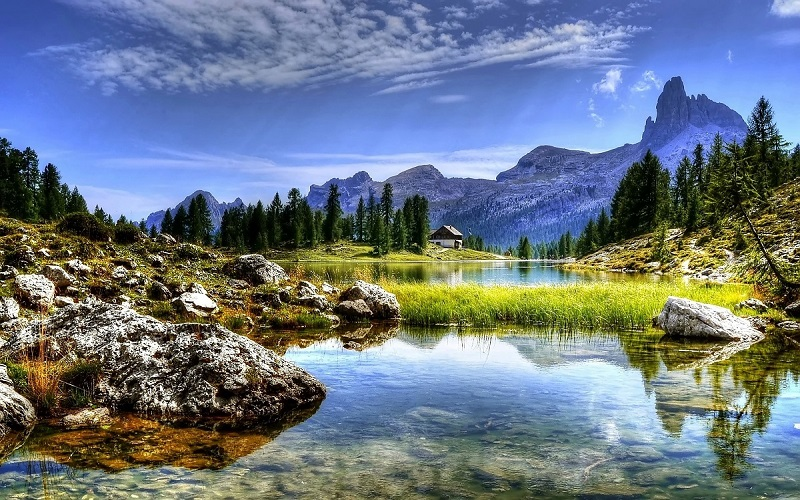
#> input picture 디지털영상처리/week13/data/landscape_2.jpg, 800 x 500 px
$ python 2_1_k_means_color_quantization.py
#> lines starting #> are read from the running program, lines starting #| are printed output that depends on the picture
"""
K-means clustering algorithm applied to color quantization

k-means clustering은 지정된 K개의 그룹으로 나누기 때문에 24비트 칼라를 K개로 그룹핑할 수 있다.

"""

# Import required packages:
import numpy as np
import cv2
from matplotlib import pyplot as plt
import time

path = '../data/'
f_name = 'landscape_2.jpg'
#f_name = 'bts3.jpg'
full_name = path + f_name


def show_img_with_matplotlib(color_img, title, pos):
    """Shows an image using matplotlib capabilities"""

    # Convert BGR image to RGB
    img_RGB = color_img[:, :, ::-1]

    ax = plt.subplot(2, 3, pos)
    plt.imshow(img_RGB)
    plt.title(title)
    plt.axis('off')


def color_quantization(image, k):
    """Performs color quantization using K-means clustering algorithm"""
    # Transform image into 'data':

    # 문제의 올바른 접근을 검토해 보자:
    # 1) RGB 3채널별로 K개의 칼라 군집화를 하는 것이 맞을까?
    # 2) 아니면 화면 전체의 색상에 대해 K 군집화를 하는 것이 맞을까?
    # -> 1은 사실상 Kx3개로 클러스링이 이루어지는 것이고, 색상의 부조화가 일어날 가능성 있다.
    #    마치 컬러히스토그램 평활화에서 채널별로 평활화를 하면 안되는 것처럼..
    # -> 2의 방법이 옳다. 가로x세로의 화소에 대해 3개 채널의 중심점을 K개 찾아내는 것이 맞다.
    #
    # 영상 데이터를 (가로x세로, 3)의 2차원 배열을 가진 데이터 형태로 나열하여 입력한다.
    # 마치 (x,y) 좌표로 주어진 샘플들의 군집화를 행하는 것처럼
    # 샘플 갯수 x 3채널 상의 데이터 군집화 문제를 해결하는 것이다.
    #
    # kmeans() 함수를 통해 군집화를 행하고,
    # center.shape=(k, 3)를 반환받는다. RGB의 중점으로 반환한다.
    # labels.shape=(가로x세로, 1)의 배열로 반환된다. 각 원소에는 센터의 인덱스 번호가 int32 자료로 담겨있다.
    # 라벨에서 지정하는 정보를 센터에 대한 인덱스로 활용하여, 대표 색상을을 알아내고 해당 화소의 RGB를 바꾼다.
    # 레이블의 한 원소가 3채널로 구성된 centers(사실상 팔레트)의 주소를 indexing하여 컬러값을 받아,
    # 그 레이블에 해당하는 화소의 RGB를 바꾼다.
    #
    # k=256이면, 24비트를 8비트로 줄인 효과를 얻을 수 있다.
    data = np.float32(image).reshape((-1, 3))   # 맨 뒤자리 차원 3은 고정하고 나머지는 정리하여 화솟수x3채널 자료로 만든다.
    print(f'\nk={k}: data.shape={data.shape}')       # data.shape=(400000, 3). 영상크기(가로x세로) x 3채널

    # Define the algorithm termination criteria (the maximum number of iterations and/or the desired accuracy):
    # In this case the maximum number of iterations is set to 20 and epsilon = 1.0
    criteria = (cv2.TERM_CRITERIA_EPS + cv2.TERM_CRITERIA_MAX_ITER, 20, 1.0)

    s_time = time.time()
    # Apply K-means clustering algorithm:
    ret, label, center = cv2.kmeans(data, k, None, criteria, 10, cv2.KMEANS_RANDOM_CENTERS)
    print(f"label: type={type(label)}, shape={label.shape}, len={len(label)}")
    # label: type=<class 'numpy.ndarray'>, shape=(400000, 1), len=400000
    print(f"center: shape={center.shape}, dtype={center.dtype}")
    # K일 때 center: shape=(K, 3), dtype=float32

    e_time = time.time() - s_time

    # At this point we can make the image with k colors
    # 센터에는 K개의 군집을 대표하는 3채널 RGB 값이 들어 있다.
    # 센터의 자료형이 dtype=float32이므로 컬러값으로 쓰기 위해 uint8형의 바꾼다.
    center = np.uint8(center)   # k개의 센터를 확보함.

    # Replace pixel values with their center value:
    result = center[label.flatten()]

    # 영상과 같은 shape로 만든다.
    result = result.reshape(img.shape)

    # 원본과의 유사도를 나타내는 PSNR 품질을 확인한다.
    psnr = cv2.PSNR(image, result)
    print(f'k={k}: time={e_time:#.2f}, PSNR={psnr:#.2f}')
    return result


# Create the dimensions of the figure and set title:
fig = plt.figure(figsize=(12, 6))
plt.subplots_adjust(left=0.02, right=0.98, bottom=0.02, top=0.85)


plt.suptitle("Color quantization using K-means clustering algorithm", fontsize=14, fontweight='bold')
#fig.patch.set_facecolor('silver')

# Load BGR image:
img = cv2.imread(full_name)
#> img is the input picture: shape (500, 800, 3); mean B, G, R 132.5, 119.5, 106.8
show_img_with_matplotlib(img, "original image", 1)

# Apply color quantization:


# 화면 구성이 2x3이므로 원본 영상을 sub 화면 1번으로 하면 최대 5개의 K값을 리스트 자료에 설정할 수 있습니다.
for i, k in enumerate([8, 4]):          # 확인용으로 적절
#for i, k in enumerate([[2, 3, 4, 5, 6]):
#for i, k in enumerate([64, 32, 16, 8, 4]):  # 최대 5개
#for i, k in enumerate([32, 64, 128, 256]):  # 21초
    color_2 = color_quantization(img, k)
    show_img_with_matplotlib(color_2, f"color quantization (k = {k})", i+2)
#> this loop made 2 passes
#> (ret in color_quantization, psnr in color_quantization) on passes 1 to 2: (496637643.2, 21.96), (1.08e+09, 18.57)
#| label: type=<class 'numpy.ndarray'>, shape=(400000, 1), len=400000
#| k=8: time=2.49, PSNR=21.96
#| label: type=<class 'numpy.ndarray'>, shape=(400000, 1), len=400000
#| k=4: time=1.02, PSNR=18.57
#> pass 1, in color_quantization, `result = result.reshape(img.shape)`:
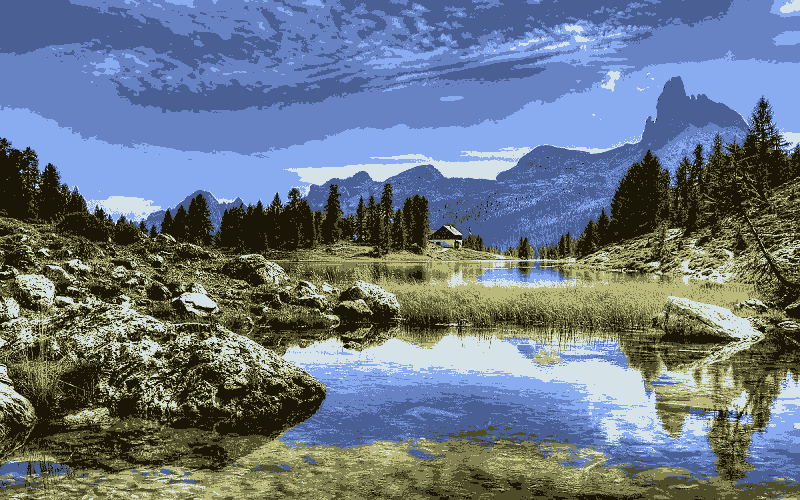
#> result: shape (500, 800, 3); mean B, G, R 132, 119, 106.4
#> pass 2, in color_quantization (call 2), `result = result.reshape(img.shape)`:
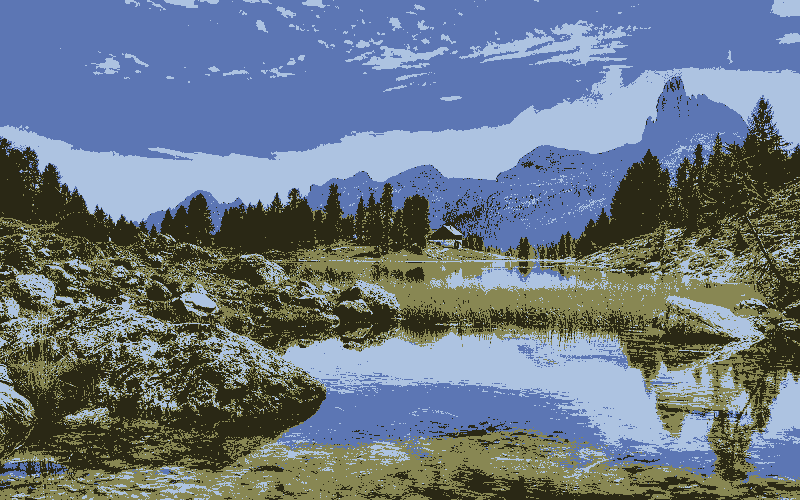
#> result: shape (500, 800, 3); mean B, G, R 132, 119.2, 106.3


# Show the Figure:
plt.show()
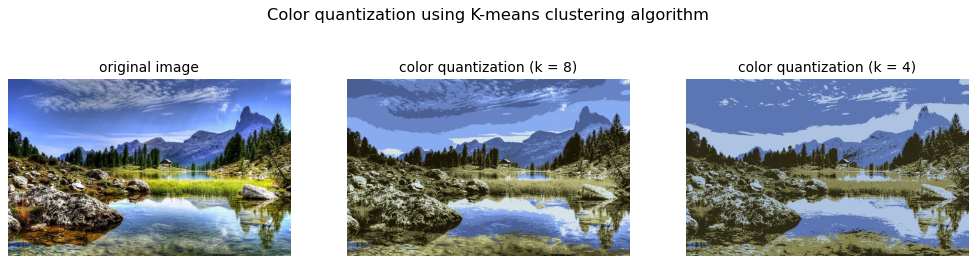
#> figure drawn by matplotlib, 3 panels


"""
기록 보관용
@@@@@@@@@@@@@@@@  과년도 과제     @@@@@@@@@@@@@@@@@@@@@@@@@@@@
1. 본 예제 프로그램에 대하여 제공되는 파일 Figure_bts2.png, Figure_sku1.png와 같은 내용이 출력되도록 프로그램을 수정하시오.
    1) 타이틀에는 k 값과 PSNR이 출력되어야 한다.
    2) 다음과 같은 정보가 파이썬 콘솔창에 출력되어야 한다.(k와 PSNR 정보가 어느 정도 유사하게 일치해야 할 것임. 시간은 다르겠지만...)
        k=2 | PSNR=16.12[dB] | time=  0.58[sec.]
        k=4 | PSNR=20.86[dB] | time=  1.01[sec.]
        k=8 | PSNR=24.31[dB] | time=  2.87[sec.]
        k=16 | PSNR=27.17[dB] | time=  5.46[sec.]
        k=32 | PSNR=29.76[dB] | time= 10.14[sec.]
        k=64 | PSNR=31.89[dB] | time= 19.62[sec.]
        k=128 | PSNR=33.57[dB] | time= 40.72[sec.]

2. K=256로 그룹핑한다면 모든 24비트 칼라를 8비트 칼라로 군집화하는 것이다.
   이 때는 (R, G, B)로 이루어진  256개의 중심 값을 cv2.kmeans() 함수가 centers 변수로 반환한다.
   PNG, BMP 파일은 파일 내부의 팔레트(palette) 헤더에 이 정보를 수록하고,
   화소값은 8비트만 기록하여 파일의 크기를 1/3로 줄일 수 있는 기능을 제공한다.
   1) 이 기능을 이용하여 K개로 줄인 색상을 PNG 파일 형식으로 저장하고,
   2) 다시 파일을 읽어 들어 24비트 원본 영상과 8비트로 줄인 영상의 화질을 PSNR 지표를 사용하여 비교하는 프로그램을 작성하시오.
   - 방법 제공되는 파일(Figure_bts2.png, Figure_sku1.png)의 내용과 같이 화면에 출력하면 됨.
   - 본 과정의 순조로운 프로그램을 위하여 몇 개의 선행 학습용 프로그램을 제공합니다..


"""

$ run again, with 디지털영상처리/week13/data/landscape_1.jpg copied over 디지털영상처리/week13/data/landscape_2.jpg
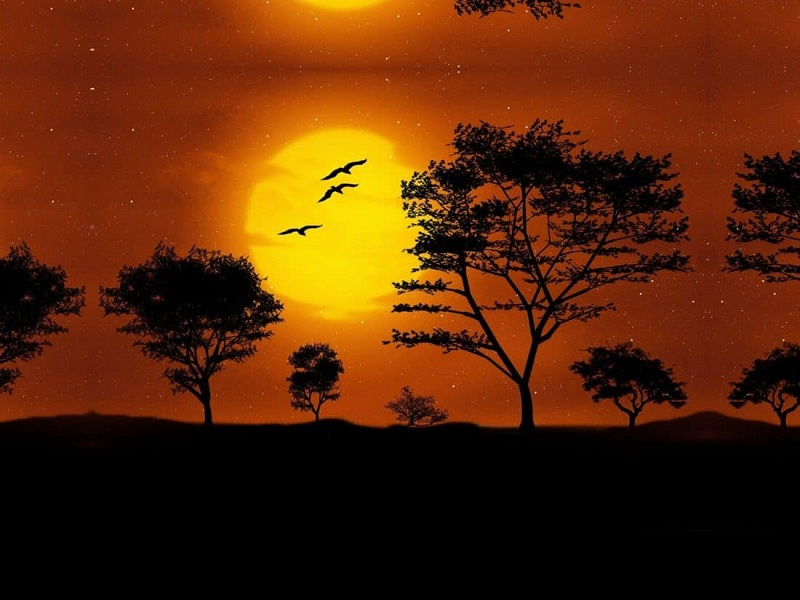
#> input picture 디지털영상처리/week13/data/landscape_1.jpg, 800 x 600 px
#> img is the input picture: shape (600, 800, 3); mean B, G, R 7, 39.4, 88.5
#> the loop `for i, k in enumerate([8, 4]):` made 2 passes
#> (ret in color_quantization, psnr in color_quantization) on pass 1: (93723231.7, 29.98)
#> (printed output is left out)
#> pass 2, in color_quantization (call 2), `result = result.reshape(img.shape)`:
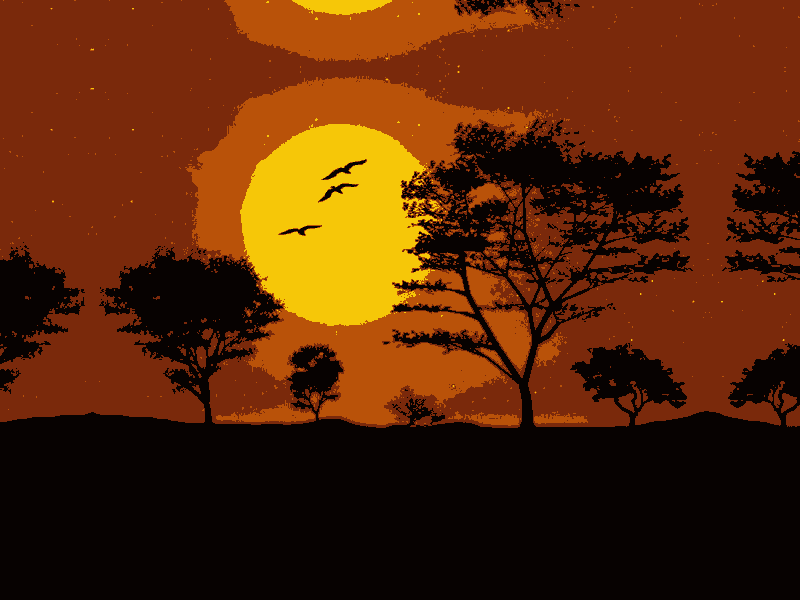
#> result: shape (600, 800, 3); mean B, G, R 6.4, 38.8, 88.1
#> `plt.show()`:
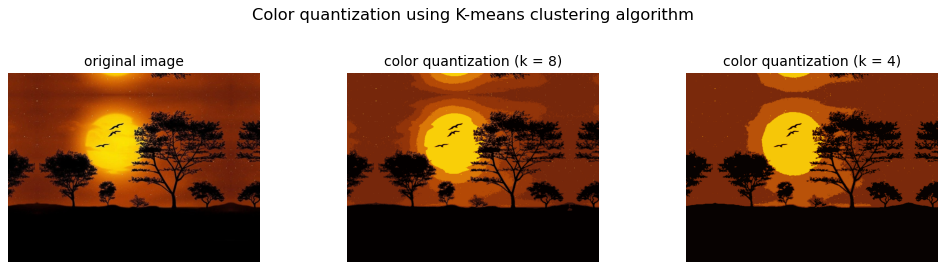
#> figure drawn by matplotlib, 3 panels

$ run again, with 디지털영상처리/week13/data/bts1.jpg copied over 디지털영상처리/week13/data/landscape_2.jpg
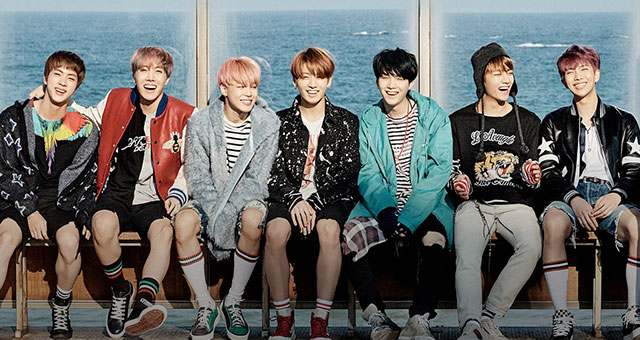
#> input picture 디지털영상처리/week13/data/bts1.jpg, 640 x 340 px
#> img is the input picture: shape (340, 640, 3); mean B, G, R 105.2, 106.4, 104.2
#> the loop `for i, k in enumerate([8, 4]):` made 2 passes
#> (ret in color_quantization, psnr in color_quantization) on passes 1 to 2: (172963046.2, 23.89), (345866201, 20.89)
#> (printed output is left out)
#> pass 1, in color_quantization, `result = result.reshape(img.shape)`:
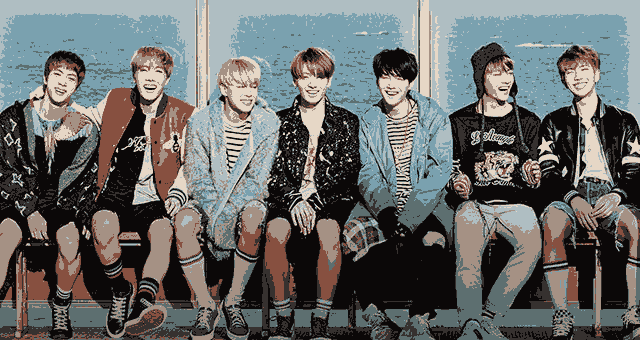
#> result: shape (340, 640, 3); mean B, G, R 104.8, 105.7, 103.6
#> `plt.show()`:
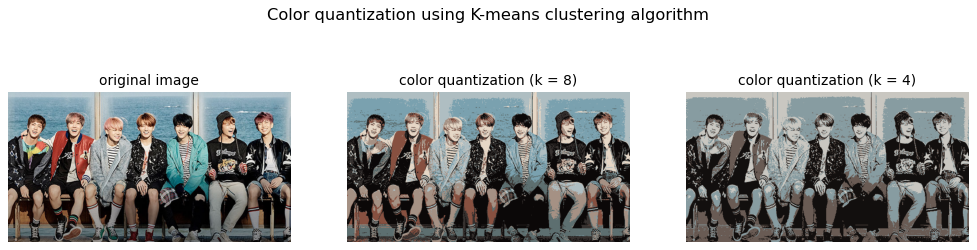
#> figure drawn by matplotlib, 3 panels
